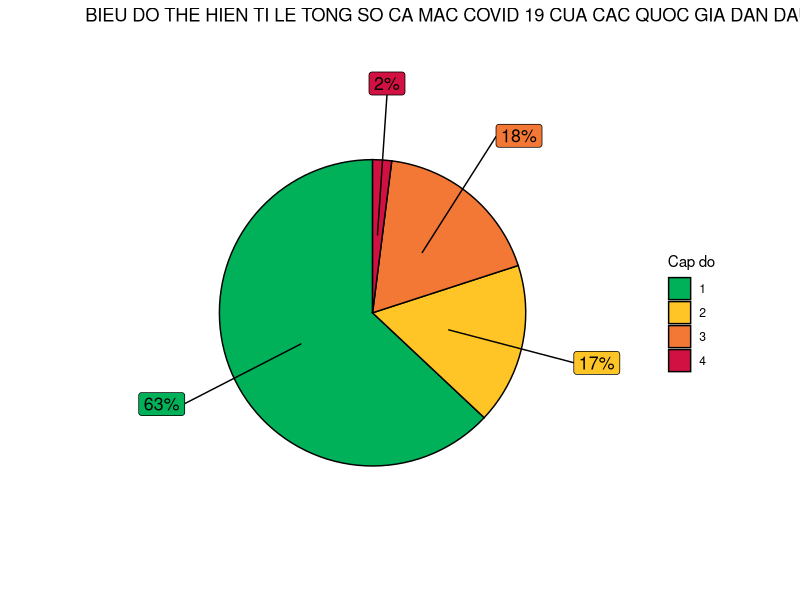

Source code (R):
# Bieu do 5: BIEU DO THE HIEN TI LE TONG SO CA MAC COVID 19 CUA CAC QUOC GIA DAN DAU TREN THE GIOI
library(data.table)
library(ggplot2)
library(ggrepel)
library(forcats)
library(dplyr)
setwd('C:\\Users\\Dell\\mtri_egg\\capdovungdich')
df <- read.csv("ban_mau_2.csv", encoding = "UTF-8", header = TRUE)
df
df$huyen
cap = df$cap
a = as.data.frame(table(cap))
a$Freq


sum(a$Freq)
a$phan_tram = (format(round((a$Freq / sum(a$Freq)), 2), nsmall = 2))
a$phan_tram <- as.numeric(a$phan_tram)*100
a

a_2 <- a %>% 
  mutate(csum = rev(cumsum(rev(phan_tram))), 
         pos = phan_tram/2 + lead(csum, 1),
         pos = if_else(is.na(pos), phan_tram/2, pos))
a_2

ggplot(a, aes(x = "" , y = phan_tram, fill = fct_inorder(cap))) +
  geom_col(width = 1, color = 1) +
  coord_polar(theta = "y") +
  scale_fill_brewer(palette = "Pastel1") +
  geom_label_repel(data = a_2,
                   aes(y = pos, label = paste0(phan_tram, "%")),
                   size = 4.5, nudge_x = 1, show.legend = FALSE) +
  guides(fill = guide_legend(title = "Cap do")) +
  labs(title="BIEU DO THE HIEN TI LE TONG SO CA MAC COVID 19 CUA CAC QUOC GIA DAN DAU TREN THE GIOI",
  )+
  theme_void() +
  scale_fill_manual(values=c("#00b159", "#ffc425", "#f37735","#d11141"))
